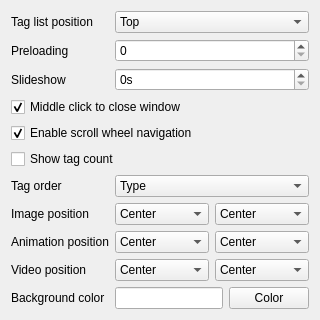
      <widget class="QWidget" name="pageImageWindow">
       <layout class="QFormLayout" name="formLayout_22">
        <item row="0" column="0">
         <widget class="QLabel" name="labelTagsPosition">
          <property name="text">
           <string>Tag list position</string>
          </property>
         </widget>
        </item>
        <item row="0" column="1">
         <widget class="QComboBox" name="comboTagsPosition">
          <item>
           <property name="text">
            <string>Top</string>
           </property>
          </item>
          <item>
           <property name="text">
            <string>Left</string>
           </property>
          </item>
          <item>
           <property name="text">
            <string>Auto</string>
           </property>
          </item>
         </widget>
        </item>
        <item row="1" column="0">
         <widget class="QLabel" name="labelPreload">
          <property name="text">
           <string>Preloading</string>
          </property>
         </widget>
        </item>
        <item row="1" column="1">
         <widget class="QSpinBox" name="spinPreload"/>
        </item>
        <item row="2" column="0">
         <widget class="QLabel" name="labelSlideshow">
          <property name="text">
           <string>Slideshow</string>
          </property>
         </widget>
        </item>
        <item row="2" column="1">
         <widget class="QSpinBox" name="spinSlideshow">
          <property name="suffix">
           <string>s</string>
          </property>
          <property name="maximum">
           <number>86400</number>
          </property>
         </widget>
        </item>
        <item row="3" column="0" colspan="2">
         <widget class="QCheckBox" name="checkImageCloseMiddleClick">
          <property name="text">
           <string>Middle click to close window</string>
          </property>
          <property name="checked">
           <bool>true</bool>
          </property>
         </widget>
        </item>
        <item row="4" column="0" colspan="2">
         <widget class="QCheckBox" name="checkImageNavigateScroll">
          <property name="text">
           <string>Enable scroll wheel navigation</string>
          </property>
          <property name="checked">
           <bool>true</bool>
          </property>
         </widget>
        </item>
        <item row="7" column="0">
         <widget class="QLabel" name="labelImagePositionImage">
          <property name="text">
           <string>Image position</string>
          </property>
         </widget>
        </item>
        <item row="7" column="1">
         <layout class="QHBoxLayout" name="layoutImagePositionImage">
          <item>
           <widget class="QComboBox" name="comboImagePositionImageV">
            <property name="currentIndex">
             <number>1</number>
            </property>
            <item>
             <property name="text">
              <string>Top</string>
             </property>
            </item>
            <item>
             <property name="text">
              <string>Center</string>
             </property>
            </item>
            <item>
             <property name="text">
              <string>Bottom</string>
             </property>
            </item>
           </widget>
          </item>
          <item>
           <widget class="QComboBox" name="comboImagePositionImageH">
            <property name="currentIndex">
             <number>1</number>
            </property>
            <item>
             <property name="text">
              <string>Left</string>
             </property>
            </item>
            <item>
             <property name="text">
              <string>Center</string>
             </property>
            </item>
            <item>
             <property name="text">
              <string>Right</string>
             </property>
            </item>
           </widget>
          </item>
         </layout>
        </item>
        <item row="8" column="0">
         <widget class="QLabel" name="labelImagePositionAnimation">
          <property name="text">
           <string>Animation position</string>
          </property>
         </widget>
        </item>
        <item row="8" column="1">
         <layout class="QHBoxLayout" name="layoutImagePositionAnimation">
          <item>
           <widget class="QComboBox" name="comboImagePositionAnimationV">
            <property name="currentIndex">
             <number>1</number>
            </property>
            <item>
             <property name="text">
              <string>Top</string>
             </property>
            </item>
            <item>
             <property name="text">
              <string>Center</string>
             </property>
            </item>
            <item>
             <property name="text">
              <string>Bottom</string>
             </property>
            </item>
           </widget>
          </item>
          <item>
           <widget class="QComboBox" name="comboImagePositionAnimationH">
            <property name="currentIndex">
             <number>1</number>
            </property>
            <item>
             <property name="text">
              <string>Left</string>
             </property>
            </item>
            <item>
             <property name="text">
              <string>Center</string>
             </property>
            </item>
            <item>
             <property name="text">
              <string>Right</string>
             </property>
            </item>
           </widget>
          </item>
         </layout>
        </item>
        <item row="9" column="0">
         <widget class="QLabel" name="labelImagePositionVideo">
          <property name="text">
           <string>Video position</string>
          </property>
         </widget>
        </item>
        <item row="9" column="1">
         <layout class="QHBoxLayout" name="layoutImagePositionVideo">
          <item>
           <widget class="QComboBox" name="comboImagePositionVideoV">
            <property name="currentIndex">
             <number>1</number>
            </property>
            <item>
             <property name="text">
              <string>Top</string>
             </property>
            </item>
            <item>
             <property name="text">
              <string>Center</string>
             </property>
            </item>
            <item>
             <property name="text">
              <string>Bottom</string>
             </property>
            </item>
           </widget>
          </item>
          <item>
           <widget class="QComboBox" name="comboImagePositionVideoH">
            <property name="currentIndex">
             <number>1</number>
            </property>
            <item>
             <property name="text">
              <string>Left</string>
             </property>
            </item>
            <item>
             <property name="text">
              <string>Center</string>
             </property>
            </item>
            <item>
             <property name="text">
              <string>Right</string>
             </property>
            </item>
           </widget>
          </item>
         </layout>
        </item>
        <item row="10" column="0">
         <widget class="QLabel" name="label_88">
          <property name="text">
           <string>Background color</string>
          </property>
         </widget>
        </item>
        <item row="10" column="1">
         <layout class="QHBoxLayout" name="layoutImageBackgroundColor">
          <item>
           <widget class="QLineEdit" name="lineImageBackgroundColor"/>
          </item>
          <item>
           <widget class="QPushButton" name="buttonImageBackgroundColor">
            <property name="text">
             <string>Color</string>
            </property>
           </widget>
          </item>
         </layout>
        </item>
        <item row="5" column="0" colspan="2">
         <widget class="QCheckBox" name="checkZoomShowTagCount">
          <property name="text">
           <string>Show tag count</string>
          </property>
         </widget>
        </item>
        <item row="6" column="0">
         <widget class="QLabel" name="labelImageTagOrder">
          <property name="text">
           <string>Tag order</string>
          </property>
         </widget>
        </item>
        <item row="6" column="1">
         <widget class="QComboBox" name="comboImageTagOrder">
          <item>
           <property name="text">
            <string>Type</string>
           </property>
          </item>
          <item>
           <property name="text">
            <string>Name</string>
           </property>
          </item>
          <item>
           <property name="text">
            <string>Count</string>
           </property>
          </item>
         </widget>
        </item>
       </layout>
      </widget>
